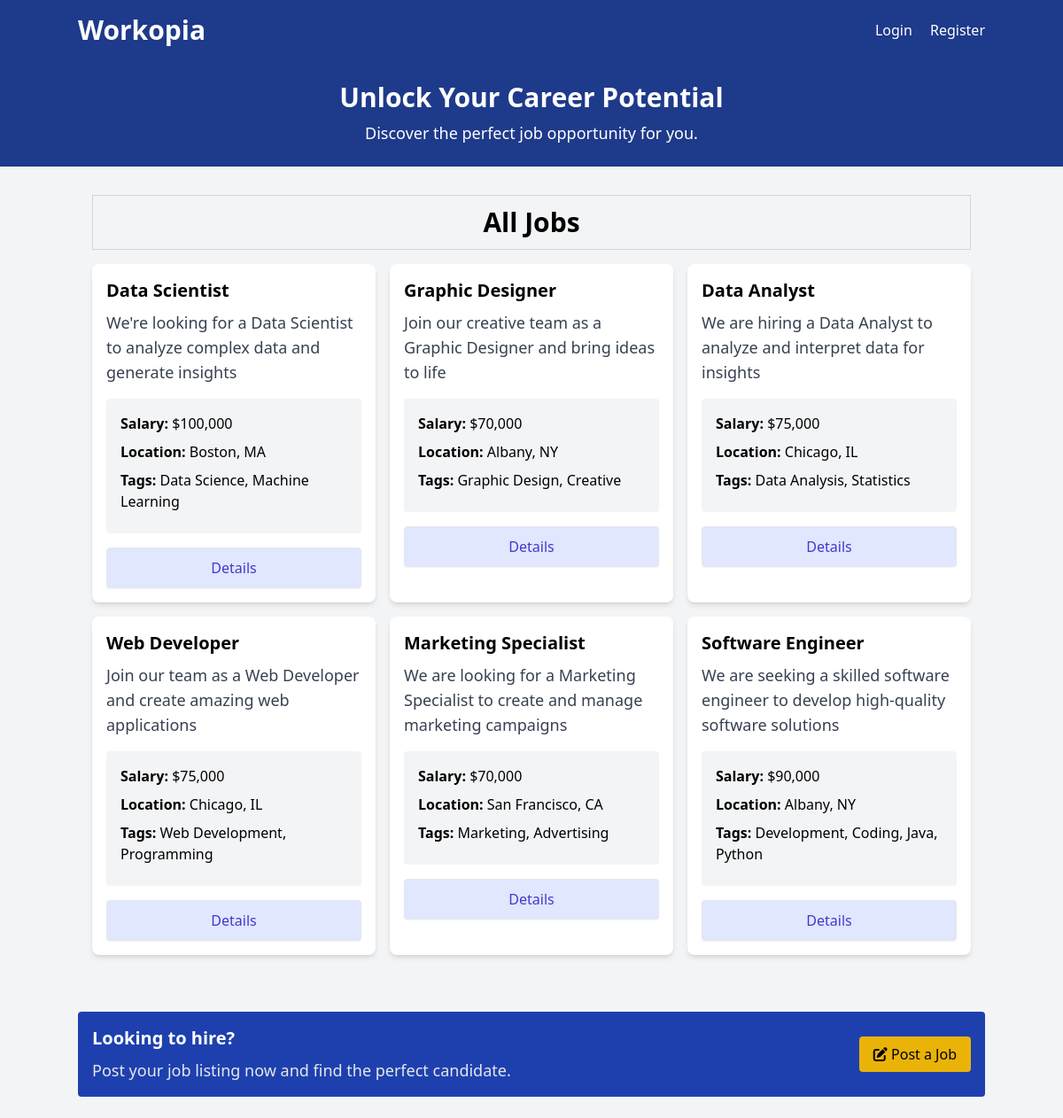
The page /listings on the database its author committed.
### tables this page shows
CREATE TABLE `listings` (
  `id` int NOT NULL AUTO_INCREMENT,
  `user_id` int NOT NULL,
  `title` varchar(255) NOT NULL,
  `description` longtext,
  `salary` varchar(45) DEFAULT NULL,
  `tags` varchar(255) DEFAULT NULL,
  `company` varchar(45) DEFAULT NULL,
  `address` varchar(255) DEFAULT NULL,
  `city` varchar(45) DEFAULT NULL,
  `state` varchar(45) DEFAULT NULL,
  `phone` varchar(45) DEFAULT NULL,
  `email` varchar(45) DEFAULT NULL,
  `requirements` longtext,
  `benefits` longtext,
  `created_at` timestamp NULL DEFAULT CURRENT_TIMESTAMP,
  PRIMARY KEY (`id`),
  KEY `fk_listings_users_idx` (`user_id`),
  CONSTRAINT `fk_listings_users` FOREIGN KEY (`user_id`) REFERENCES `users` (`id`) ON DELETE CASCADE ON UPDATE CASCADE
);

### Framework/Session.php (called while the page is built, shortened)
<?php
class Session {
    public static function has($key) {
        return isset($_SESSION[$key]);
    }
}

### App/Controllers/ListingController.php (called while the page is built, shortened)
<?php
class ListingController {
    protected $db;
    public function __construct() {
        $const = require basePath('config/db.php');
        $this->db = new Database($const);
    }
    public function index() {
        $listings = $this->db->query("SELECT * FROM listings ORDER BY created_at DESC;")->fetchAll();
        loadView('Listings/index', [
            'listings' => $listings
        ]);
    }
}

### public/index.php (called while the page is built, shortened)
<?php
require '../helpers.php';
$router = new Router();
$uri = parse_url($_SERVER['REQUEST_URI'], PHP_URL_PATH);
$router->route($uri);

### Framework/Database.php (called while the page is built, shortened)
<?php
class Database {
    public $conn;
    public function __construct($config) {
        $dsn = "mysql:host={$config['host']};port={$config['port']};dbname={$config['dbname']};charset=utf8";
        $options = [
            PDO::ATTR_ERRMODE => PDO::ERRMODE_EXCEPTION,
            PDO::ATTR_DEFAULT_FETCH_MODE => PDO::FETCH_OBJ,
        ];
        try {
            $this->conn = new PDO($dsn, $config['username'], $config['password'], $options);
        }
        catch (PDOException $e) {
            throw new Exception("Database connection failed: {$e->getMessage()}");
        }
    }
    public function query($query, $params = []) {
        try{
            $stmt = $this->conn->prepare($query);
            $stmt->execute();
            return $stmt;
        }
        catch (PDOException $e) {
            throw new Exception("Query error: {$e->getMessage()}");
        }
    }
}

### App/Views/Listings/index.view.php (the view, shortened to what this page needs)
<?= loadPartial('head') ?>
<?= loadPartial('navbar') ?>
<?= loadPartial('top-banner') ?>
    <section>
      <div class="container mx-auto p-4 mt-4">
        <div class="text-center text-3xl mb-4 font-bold border border-gray-300 p-3">
          <?php if (isset($keywords) || isset($location)) : ?>
            Search Results for: <?= isset($keywords) ? htmlspecialchars($keywords) : '' ?><?= isset($location) ? ' ' . htmlspecialchars($location) : '' ?>
          <?php else: ?>
            All Jobs
          <?php endif; ?>
        </div>
        <div class="grid grid-cols-1 md:grid-cols-3 gap-4 mb-6">
        <?php foreach($listings as $listing): ?>
          <div class="rounded-lg shadow-md bg-white">
            <div class="p-4">
              <h2 class="text-xl font-semibold"><?= $listing->title ?></h2>
              <p class="text-gray-700 text-lg mt-2">
              <?= $listing->description ?>
              </p>
              <ul class="my-4 bg-gray-100 p-4 rounded">
                <li class="mb-2">
                  <strong>Salary:
                  </strong> <?= formatSalary($listing->salary) ?></li>
                <li class="mb-2">
                  <strong>Location:</strong> <?= $listing->city?>, <?= $listing->state ?>
                </li>
                <?php if(!empty($listing->tags)) : ?>
                  <li class="mb-2">
                    <strong>Tags:</strong> <?= $listing->tags ?>
                  </li>
                <?php endif; ?>
              </ul>
              <a href="/listings/<?= $listing->id ?>" class="block w-full text-center px-5 py-2.5 shadow-sm rounded border text-base font-medium text-indigo-700 bg-indigo-100 hover:bg-indigo-200">
                Details
              </a>
            </div>
          </div>
          <?php endforeach; ?>
        </div>
      </section>
<?= loadPartial('bottom-banner') ?>
<?= loadPartial('footer') ?>

### Framework/Router.php (shortened to what this page needs)
<?php
class Router{
    protected $routes = [];
    public function registerRoutes($method, $uri, $action, $middleware = []) {
        list($controller, $controllerMethod) = explode('@', $action);
        $this->routes[] = [
            'method' => $method,
            'uri' => $uri,
            'controller' => $controller,
            'controllerMethod' => $controllerMethod,
            'middleware' => $middleware
        ];
    }
    public function route($uri) {
        $requestMethod = $_SERVER['REQUEST_METHOD'];
        $uriSegments = explode('/', trim($uri,'/'));
        foreach($this->routes as $route) {
            $routeSegments = explode('/', trim( $route['uri'],'/'));
            if (count($uriSegments) === count($routeSegments) &&
            strtoupper($requestMethod) === strtoupper($route['method'])) {
                $params = [];
                $match = true;
                for($i = 0; $i < count($uriSegments); $i++){
                    if ($uriSegments[$i] !== $routeSegments[$i] &&
                        !preg_match( '/\{(.+?)\}/', $routeSegments[$i])) {
                            $match = false;
                            break;
                    }
                }
                if ($match) {
                    $controllerMethod = $route['controllerMethod'];
                    $controllerInstance = new $controller();
                    $controllerInstance->$controllerMethod($params);
                    return;
                }
            }
        }
    }
}

### public/css/style.css (style rules this page uses)
html { line-height: 1.5; -webkit-text-size-adjust: 100%; -moz-tab-size: 4; -o-tab-size: 4; tab-size: 4; font-family: ui-sans-serif, system-ui, -apple-system, BlinkMacSystemFont, "Segoe UI", Roboto, "Helvetica Neue", Arial, "Noto Sans", sans-serif, "Apple Color Emoji", "Segoe UI Emoji", "Segoe UI Symbol", "Noto Color Emoji"; font-feature-settings: normal; font-variation-settings: normal; }
body { margin: 0; line-height: inherit; }
h1, h2, h3, h4, h5, h6 { font-size: inherit; font-weight: inherit; }
a { color: inherit; text-decoration: inherit; }
b, strong { font-weight: bolder; }
blockquote, dl, dd, h1, h2, h3, h4, h5, h6, hr, figure, p, pre { margin: 0; }
ol, ul, menu { list-style: none; margin: 0; padding: 0; }
.container { width: 100%; }
@media (min-width: 640px) { .container { max-width: 640px; } }
@media (min-width: 768px) { .container { max-width: 768px; } }
@media (min-width: 1024px) { .container { max-width: 1024px; } }
.mx-auto { margin-left: auto; margin-right: auto; }
.my-4 { margin-top: 1rem; margin-bottom: 1rem; }
.mb-2 { margin-bottom: 0.5rem; }
.mb-4 { margin-bottom: 1rem; }
.mb-6 { margin-bottom: 1.5rem; }
.mt-2 { margin-top: 0.5rem; }
.mt-4 { margin-top: 1rem; }
.block { display: block; }
.grid { display: grid; }
.w-full { width: 100%; }
.grid-cols-1 { grid-template-columns: repeat(1, minmax(0, 1fr)); }
.gap-4 { gap: 1rem; }
.rounded { border-radius: 0.25rem; }
.rounded-lg { border-radius: 0.5rem; }
.border { border-width: 1px; }
.border-gray-300 { --tw-border-opacity: 1; border-color: rgb(209 213 219 / var(--tw-border-opacity)); }
.bg-gray-100 { --tw-bg-opacity: 1; background-color: rgb(243 244 246 / var(--tw-bg-opacity)); }
.bg-indigo-100 { --tw-bg-opacity: 1; background-color: rgb(224 231 255 / var(--tw-bg-opacity)); }
.bg-white { --tw-bg-opacity: 1; background-color: rgb(255 255 255 / var(--tw-bg-opacity)); }
.p-3 { padding: 0.75rem; }
.p-4 { padding: 1rem; }
.px-5 { padding-left: 1.25rem; padding-right: 1.25rem; }
.py-2\.5 { padding-top: 0.625rem; padding-bottom: 0.625rem; }
.text-center { text-align: center; }
.text-3xl { font-size: 1.875rem; line-height: 2.25rem; }
.text-base { font-size: 1rem; line-height: 1.5rem; }
.text-lg { font-size: 1.125rem; line-height: 1.75rem; }
.text-xl { font-size: 1.25rem; line-height: 1.75rem; }
.font-bold { font-weight: 700; }
.font-medium { font-weight: 500; }
.font-semibold { font-weight: 600; }
.text-gray-700 { --tw-text-opacity: 1; color: rgb(55 65 81 / var(--tw-text-opacity)); }
.text-indigo-700 { --tw-text-opacity: 1; color: rgb(67 56 202 / var(--tw-text-opacity)); }
.shadow-md { --tw-shadow: 0 4px 6px -1px rgb(0 0 0 / 0.1), 0 2px 4px -2px rgb(0 0 0 / 0.1); --tw-shadow-colored: 0 4px 6px -1px var(--tw-shadow-color), 0 2px 4px -2px var(--tw-shadow-color); box-shadow: var(--tw-ring-offset-shadow, 0 0 #0000), var(--tw-ring-shadow, 0 0 #0000), var(--tw-shadow); }
.shadow-sm { --tw-shadow: 0 1px 2px 0 rgb(0 0 0 / 0.05); --tw-shadow-colored: 0 1px 2px 0 var(--tw-shadow-color); box-shadow: var(--tw-ring-offset-shadow, 0 0 #0000), var(--tw-ring-shadow, 0 0 #0000), var(--tw-shadow); }
@media (min-width: 768px) { .md\:grid-cols-3 { grid-template-columns: repeat(3, minmax(0, 1fr)); } }

### rows shown on the page
listings: title "Data Scientist", description "We're looking for a Data Scientist to analyze complex data and generate insights", salary "$100,000", city "Boston", state "MA", tags "Data Science, Machine Learning"
listings: title "Graphic Designer", description "Join our creative team as a Graphic Designer and bring ideas to life", salary "$70,000", city "Albany", state "NY", tags "Graphic Design, Creative"
listings: title "Data Analyst", description "We are hiring a Data Analyst to analyze and interpret data for insights", salary "$75,000", city "Chicago", state "IL", tags "Data Analysis, Statistics"
listings: title "Web Developer", description "Join our team as a Web Developer and create amazing web applications", salary "$75,000", city "Chicago", state "IL", tags "Web Development, Programming"
listings: title "Marketing Specialist", description "We are looking for a Marketing Specialist to create and manage marketing campaigns", salary "$70,000", city "San Francisco", state "CA", tags "Marketing, Advertising"
listings: title "Software Engineer", description "We are seeking a skilled software engineer to develop high-quality software solutions", salary "$90,000", city "Albany", state "NY", tags "Development, Coding, Java, Python"
